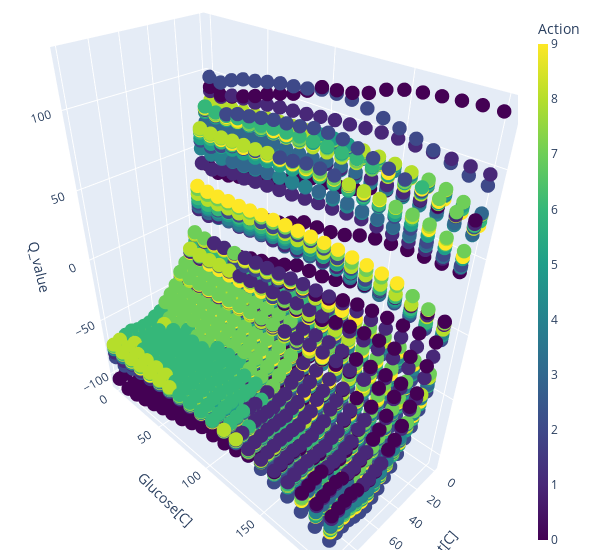

This figure's notebook cell:
### Code cell
fig.show()

### Figure 1 — Plotly figure (JSON) as saved in the notebook; plotly's stock layout.template omitted (floating-point values rounded to 4 significant figures; data arrays with more than 128 entries replaced by an {"elided": "..."} marker saying what was removed)
{"data": [{"marker": {"color": {"elided": "80000 int values"}, "colorbar": {"thickness": 10, "title": {"text": "Action"}}, "colorscale": [[0, "#440154"], [0.1111, "#482878"], [0.2222, "#3e4989"], [0.3333, "#31688e"], [0.4444, "#26828e"], [0.5556, "#1f9e89"], [0.6667, "#35b779"], [0.7778, "#6ece58"], [0.8889, "#b5de2b"], [1, "#fde725"]], "opacity": 1, "size": 5}, "mode": "markers", "text": {"elided": "4000 int values"}, "type": "scatter3d", "x": {"elided": "4000 float values"}, "y": {"elided": "4000 float values"}, "z": {"elided": "4000 float values"}}], "layout": {"margin": {"b": 10, "l": 10, "r": 20, "t": 10}, "scene": {"xaxis": {"title": {"text": "Agent[C]"}}, "yaxis": {"title": {"text": "Glucose[C]"}}, "zaxis": {"title": {"text": "Q_value"}}}, "width": 600}}
